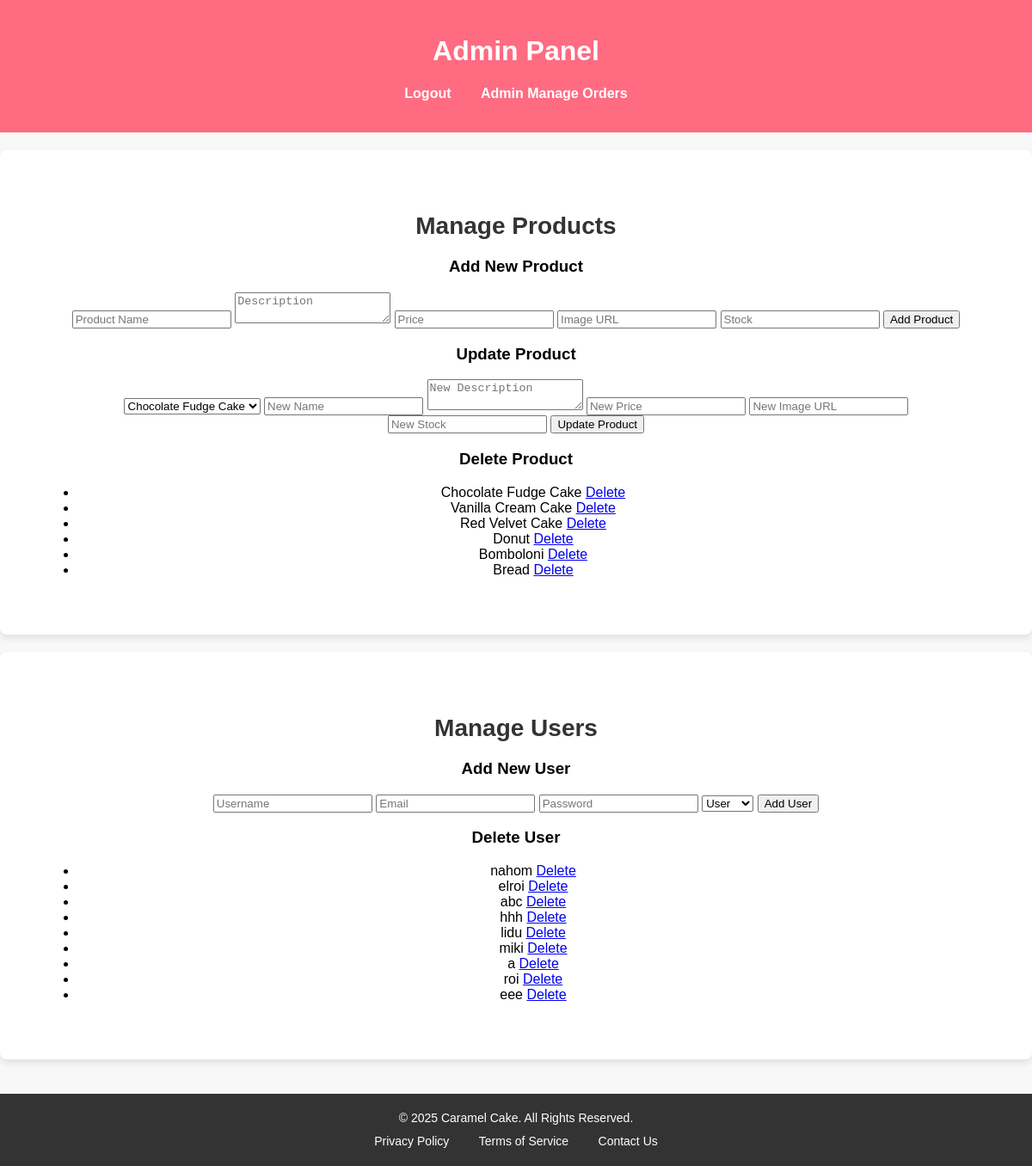
The page /admin_manage_users_and_items.php (signed in) on the database its author committed.
### tables this page shows
CREATE TABLE IF NOT EXISTS `products` (
  `product_id` int NOT NULL AUTO_INCREMENT,
  `name` varchar(100) NOT NULL,
  `description` text,
  `price` decimal(10,2) NOT NULL,
  `image_url` varchar(255) DEFAULT NULL,
  `stock` int NOT NULL DEFAULT '0',
  `created_at` timestamp NOT NULL DEFAULT CURRENT_TIMESTAMP,
  PRIMARY KEY (`product_id`)
);

CREATE TABLE IF NOT EXISTS `users` (
  `id` int NOT NULL AUTO_INCREMENT,
  `username` varchar(50) NOT NULL,
  `email` varchar(100) NOT NULL,
  `password` varchar(255) NOT NULL,
  `created_at` timestamp NOT NULL DEFAULT CURRENT_TIMESTAMP,
  `role` enum('user','admin') DEFAULT 'user',
  PRIMARY KEY (`id`),
  UNIQUE KEY `username` (`username`),
  UNIQUE KEY `email` (`email`)
);

### admin_manage_users_and_items.php (the view, shortened to what this page needs)
<?php
include "connection.php";
$products = $conn->query("SELECT * FROM products");
$users = $conn->query("SELECT * FROM users");
?>
<!DOCTYPE html>
<html lang="en">
<head>
</head>
<body>
    <header>
        <h1>Admin Panel</h1>
        <nav>
            <ul>
                <li><a href="logout.php">Logout</a></li>
                <li><a href="admin_manage_orders.php">Admin Manage Orders</a></li>
            </ul>
        </nav>
    </header>
    <section class="admin-section">
        <h2>Manage Products</h2>
        <form method="POST" action="admin_manage_users_and_items.php">
            <h3>Add New Product</h3>
            <input type="text" name="name" placeholder="Product Name" required>
            <textarea name="description" placeholder="Description" required></textarea>
            <input type="number" step="0.01" name="price" placeholder="Price" required>
            <input type="text" name="image_url" placeholder="Image URL" required>
            <input type="number" name="stock" placeholder="Stock" required>
            <button type="submit" name="add_product">Add Product</button>
        </form>
        <form method="POST" action="admin_manage_users_and_items.php">
            <h3>Update Product</h3>
            <select name="product_id" required>
                <?php while ($product = $products->fetch_assoc()): ?>
                    <option value="<?php echo $product['product_id']; ?>"><?php echo $product['name']; ?></option>
                <?php endwhile; ?>
            </select>
            <input type="text" name="name" placeholder="New Name" required>
            <textarea name="description" placeholder="New Description" required></textarea>
            <input type="number" step="0.01" name="price" placeholder="New Price" required>
            <input type="text" name="image_url" placeholder="New Image URL" required>
            <input type="number" name="stock" placeholder="New Stock" required>
            <button type="submit" name="update_product">Update Product</button>
        </form>
        <h3>Delete Product</h3>
        <ul>
            <?php $products->data_seek(0);  ?>
            <?php while ($product = $products->fetch_assoc()): ?>
                <li>
                    <?php echo $product['name']; ?>
                    <a href="admin_manage_users_and_items.php?delete_product=<?php echo $product['product_id']; ?>" onclick="return confirm('Are you sure?')">Delete</a>
                </li>
            <?php endwhile; ?>
        </ul>
    </section>
    <section class="admin-section">
        <h2>Manage Users</h2>
        <form method="POST" action="admin_manage_users_and_items.php">
            <h3>Add New User</h3>
            <input type="text" name="username" placeholder="Username" required>
            <input type="email" name="email" placeholder="Email" required>
            <input type="password" name="password" placeholder="Password" required>
            <select name="role" required>
                <option value="user">User</option>
            </select>
            <button type="submit" name="add_user">Add User</button>
        </form>
        <h3>Delete User</h3>
        <ul>
            <?php while ($user = $users->fetch_assoc()): ?>
                <li>
                    <?php echo $user['username']; ?>
                    <a href="admin_manage_users_and_items.php?delete_user=<?php echo $user['id']; ?>" onclick="return confirm('Are you sure?')">Delete</a>
                </li>
            <?php endwhile; ?>
        </ul>
    </section>
    <footer class="footer">
        <div class="footer-content">
            <p>&copy; 2025 Caramel Cake. All Rights Reserved.</p>
            <ul class="footer-links">
                <li><a href="privacy.php">Privacy Policy</a></li>
                <li><a href="terms.php">Terms of Service</a></li>
                <li><a href="contact.php">Contact Us</a></li>
            </ul>
        </div>
    </footer>
</body>
</html>

### admin_manage_users_and_items.php (style rules this page uses)
body { font-family: Arial, sans-serif; margin: 0; padding: 0; background-color: #f8f8f8; text-align: center; }
header { background-color: #ff6b81; padding: 20px; color: white; }
nav ul { list-style: none; padding: 0; }
nav ul li { display: inline; margin: 0 15px; }
nav ul li a { color: white; text-decoration: none; font-weight: bold; }
.admin-section { padding: 50px; background-color: #fff; max-width: 1200px; margin: 20px auto; box-shadow: 0 4px 8px rgba(0, 0, 0, 0.1); border-radius: 8px; }
.admin-section h2 { font-size: 28px; margin-bottom: 20px; color: #333; }
.footer { background-color: #333; color: white; padding: 20px 0; text-align: center; margin-top: 40px; }
.footer-content { max-width: 1200px; margin: 0 auto; }
.footer p { margin: 0; font-size: 14px; }
.footer-links { list-style: none; padding: 0; margin: 10px 0 0; }
.footer-links li { display: inline; margin: 0 15px; }
.footer-links a { color: white; text-decoration: none; font-size: 14px; }

### rows shown on the page
products: name "Chocolate Fudge Cake"
products: name "Vanilla Cream Cake"
products: name "Red Velvet Cake"
products: name "Donut"
products: name "Bomboloni"
products: name "Bread"
users: username "nahom"
users: username "elroi"
users: username "abc"
users: username "hhh"
users: username "lidu"
users: username "miki"
users: username "a"
users: username "roi"
users: username "eee"

### other values the page prints
form field product_id "Chocolate Fudge Cake"
